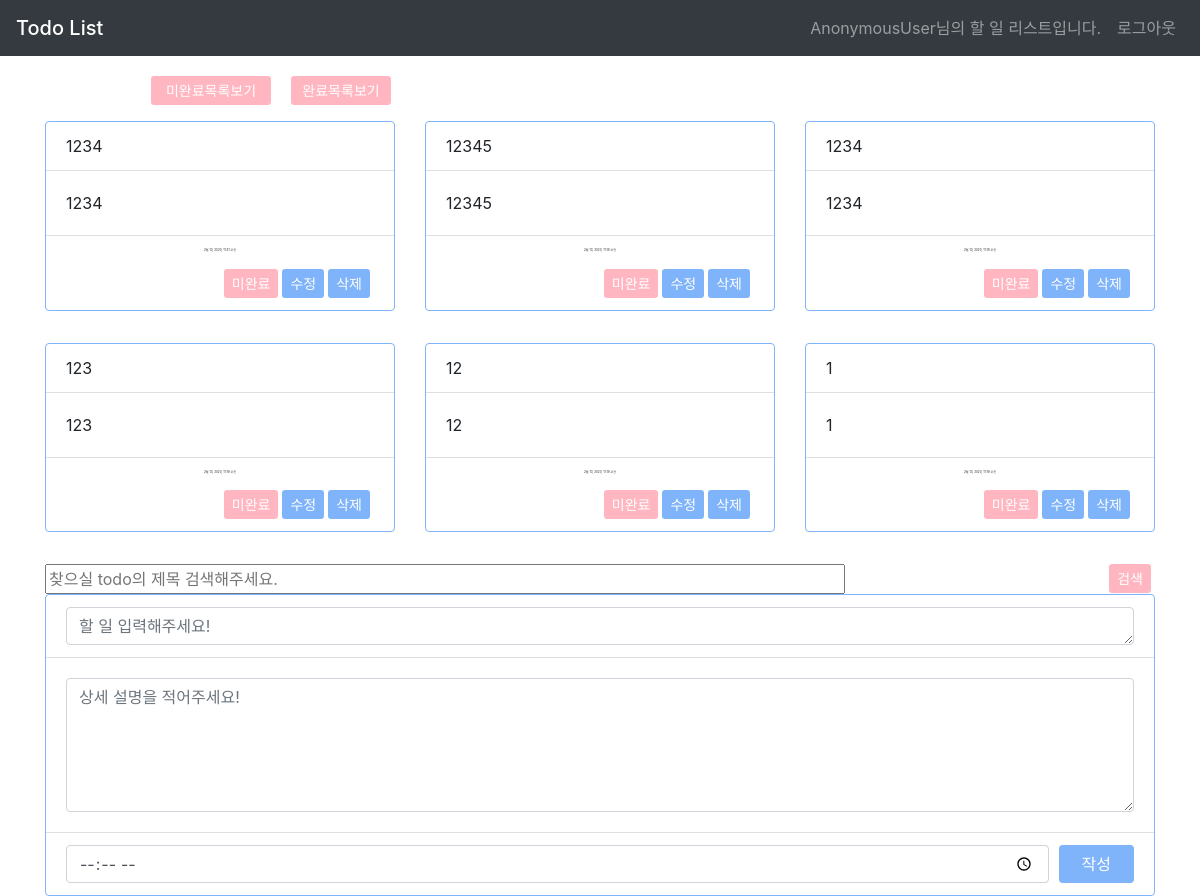
The page /main/todo_list/ on the database as committed earlier.
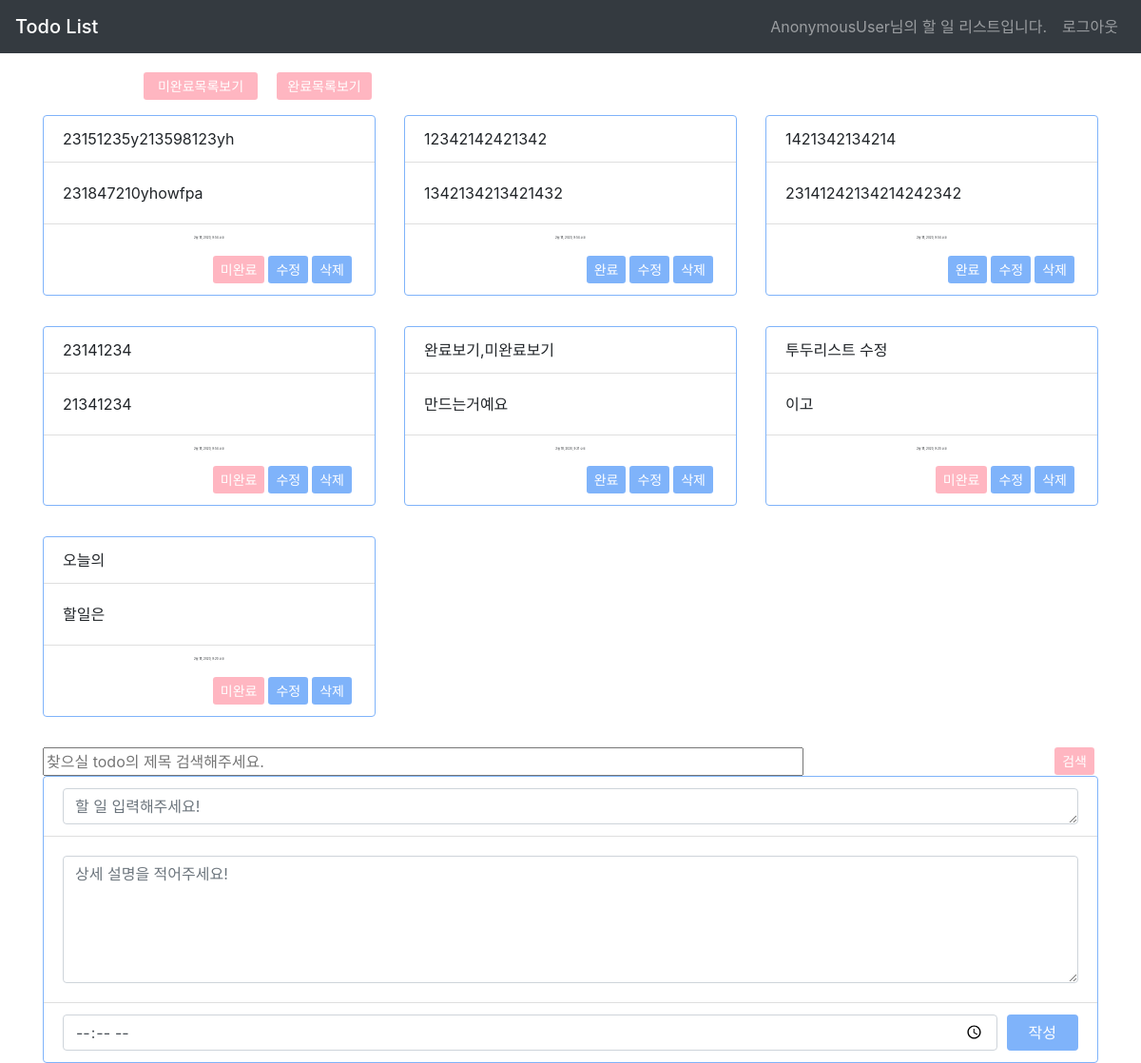
The same page on the database as committed later.
### main/models.py (models this page shows)
class Todo(models.Model):
    created = models.DateTimeField(auto_now_add=True)
    text = models.CharField(max_length=200)
    title = models.TextField(max_length=50)
    success = models.BooleanField(default=False)
    user = models.ForeignKey(User, on_delete=models.CASCADE)
    status = models.BooleanField(default=False)

### main/views.py (the view)
# urls.py: path('todo_list/', views.todo_list, name='todo-list'),
def todo_list(request):
    todo = Todo.objects.all().order_by('-pk')
    search = request.GET.get('search')
    completed = request.GET.get('completed')
    if search:
        queryset = todo.filter(title__icontains=search)
    else:
        queryset = todo
    if completed:
        queryset = todo.filter(status=completed)
    context = {
        'todo_list': queryset
    }
    return render(request, 'main/todo-list.html', context)

### templates/main/todo-list.html (shortened to what this page needs)
{% extends 'base.html' %}
{% block content %}
<div class="wrapper">
    <nav class="navbar navbar-expand-md navbar-dark bg-dark">
        <a class="navbar-brand mb-0 h1" href="{% url 'main:todo-list' %}">Todo List</a>
        <div class="collapse navbar-collapse" id="navbarCollapse">
            <ul class="navbar-nav ml-auto">
                <li>
                    <dev class="nav-link float-right">{{ request.user }}님의 할 일 리스트입니다.</dev>
                </li>
                <li class="nav-item">
                    <a class="nav-link float-left" href="{% url 'main:logout' %}">로그아웃</a>
                </li>
            </ul>
        </div>
    </nav>
    <div class="container">
        <header class="blog-header py-3">
            <div class="row flex-nowrap justify-content-between align-items-center">
                <div class="col-4 pt-1">
                    <a class="btn btn-sm mr-1 ml-3"
                       style="width: 100px; color: #fff; background-color: #FFB6C1; border: #FFB6C1; float:right;"
                       href="?completed=1">완료목록보기</a>
                    <a class="btn btn-sm mr-1 ml-3"
                       style="width: 120px; color: #fff; background-color: #FFB6C1; border: #FFB6C1; float:right;"
                       href="?completed=0">미완료목록보기</a>
                </div>
            </div>
        </header>
        <div class="content">
            <div class="content">
                <div class="row row-cols-1 row-cols-md-3 show-all">
                    {% for todo in todo_list %}
                    <div class="col mb-4">
                        <div class="card mb-2" style="border-color: #7FB3FA;">
                            <div class="card-header bg-transparent">
                                {{ todo.title }}
                            </div>
                            <div class="card-body">
                                <p class="card-text"> {{ todo.text }} </p>
                            </div>
                            <div class="card-footer bg-transparent">
                                <p style="font-size: 3px; display: flex; justify-content: center;">
                                </p>
                                <form action="{% url 'main:delete-todo' pk=todo.pk %}" method="post">
                                    <button type="submit" class="btn btn-sm mr-1"
                                            style="color: #fff; background-color: #7FB3FA; border: #7FB3FA; float:right;">
                                        삭제
                                    </button>
                                </form>
                                <form action="{% url 'main:update-todo' pk=todo.pk %}" method="get">
                                    <button type="submit" class="btn btn-sm mr-1"
                                            style="color: #fff; background-color: #7FB3FA; border: #7FB3FA; float:right;">
                                        수정
                                    </button>
                                </form>
                                {% if todo.status %}
                                <form action="{% url 'main:do-todo' pk=todo.pk %}" method="POST">
                                    <button type="submit" class="btn btn-sm mr-1 ml-3"
                                            style="color: #fff; background-color: #7FB3FA; border: #7FB3FA; float:right;">
                                        완료
                                    </button>
                                </form>
                                {% else %}
                                <form action="{% url 'main:do-todo' pk=todo.pk %}" method="POST">
                                    <button type="submit" class="btn btn-sm mr-1 ml-3"
                                            style="color: #fff; background-color: #FFB6C1; border: #FFB6C1; float:right;">
                                        미완료
                                    </button>
                                </form>
                                {% endif %}
                            </div>
                        </div>
                    </div>
                    {% endfor %}
                </div>
            </div>
            <form action="{% url 'main:todo-list' %}" method="GET">
                <input type="text" name="search" placeholder="찾으실 todo의 제목 검색해주세요." style="width: 800px;"
                       value="{{ search }}">
                <input type="submit" class="btn btn-sm mr-1 ml-3" value="검색"
                       style="color: #fff; background-color: #FFB6C1; border: #FFB6C1; float:right;">
            </form>
            <form action="{% url 'main:add-todo' %}" method="POST">
                <div class="card" style="border-color: #7FB3FA">
                    <div class="card-header bg-transparent">
                            <textarea name="title" id="title" cols="30" rows="1" class="form-control"
                                      placeholder="할 일 입력해주세요!">{{ todo.title }}</textarea>
                    </div>
                    <div class="card-body">
                            <textarea name="text" id="text" cols="30" rows="5" class="form-control"
                                      placeholder="상세 설명을 적어주세요!">{{ todo.text }}</textarea>
                    </div>
                    <div class="card-footer bg-transparent" style="display: flex; justify-content: space-around;">
                        <input class="form-control" name="date_time" type="time"
                               style="margin-right: 10px;">
                        <button type="submit" class="btn"
                                style="width: 80px; float:right; color: #fff; background-color: #7FB3FA; border: #7FB3FA;">
                            작성
                        </button>
                    </div>
                </div>
            </form>
        </div>
    </div>
</div>
{% endblock %}

### templates/base.html (shortened to what this page needs)
{% load static %}
<!doctype html>
<html lang="ko">
<head>
    <link rel="stylesheet" href="{% static 'css/index.css' %}">
    <link rel="stylesheet" href="{% static 'bootstrap/bootstrap.css' %}">
</head>
<body>
{% block content %}
{% endblock %}
</body>
</html>

### static/css/index.css (style rules this page uses)
body { background-color: red; }

Rows that differ between the two databases and show on the page:
removed Todo: title "1234", text "1234", status "미완료"
removed Todo: title "12345", text "12345", status "미완료"
removed Todo: title "1234", text "1234", status "미완료"
removed Todo: title "123", text "123", status "미완료"
removed Todo: title "12", text "12", status "미완료"
removed Todo: title "1", text "1", status "미완료"
added Todo: title "23151235y213598123yh", text "231847210yhowfpa", status "미완료"
added Todo: title "12342142421342", text "1342134213421432", status "완료"
added Todo: title "1421342134214", text "23141242134214242342", status "완료"
added Todo: title "23141234", text "21341234", status "미완료"
added Todo: title "완료보기,미완료보기", text "만드는거예요", status "완료"
added Todo: title "투두리스트 수정", text "이고", status "미완료"
added Todo: title "오늘의", text "할일은", status "미완료"
